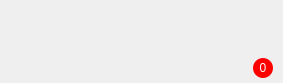
<?xml version="1.0" encoding="UTF-8"?>
<ui version="4.0">
 <class>ChatListItemDlg</class>
 <widget class="QWidget" name="ChatListItemDlg">
  <property name="geometry">
   <rect>
    <x>0</x>
    <y>0</y>
    <width>283</width>
    <height>83</height>
   </rect>
  </property>
  <property name="maximumSize">
   <size>
    <width>283</width>
    <height>83</height>
   </size>
  </property>
  <property name="windowTitle">
   <string>Form</string>
  </property>
  <property name="styleSheet">
   <string notr="true">QLabel{
	background:transparent;
}

#label_unreadnum{
	border-radius:10px;
	background-color: rgb(255, 0, 0);
	color: rgb(255, 255, 255);
}</string>
  </property>
  <layout class="QHBoxLayout" name="horizontalLayout_4">
   <property name="spacing">
    <number>0</number>
   </property>
   <property name="leftMargin">
    <number>0</number>
   </property>
   <property name="topMargin">
    <number>0</number>
   </property>
   <property name="rightMargin">
    <number>0</number>
   </property>
   <property name="bottomMargin">
    <number>0</number>
   </property>
   <item>
    <widget class="QWidget" name="widget_4" native="true">
     <layout class="QHBoxLayout" name="horizontalLayout_3">
      <property name="spacing">
       <number>0</number>
      </property>
      <property name="leftMargin">
       <number>0</number>
      </property>
      <property name="topMargin">
       <number>0</number>
      </property>
      <property name="rightMargin">
       <number>0</number>
      </property>
      <property name="bottomMargin">
       <number>0</number>
      </property>
      <item>
       <widget class="QLabel" name="label_head">
        <property name="minimumSize">
         <size>
          <width>50</width>
          <height>50</height>
         </size>
        </property>
        <property name="maximumSize">
         <size>
          <width>50</width>
          <height>50</height>
         </size>
        </property>
        <property name="text">
         <string/>
        </property>
       </widget>
      </item>
     </layout>
    </widget>
   </item>
   <item>
    <widget class="QWidget" name="widget_3" native="true">
     <property name="minimumSize">
      <size>
       <width>210</width>
       <height>0</height>
      </size>
     </property>
     <property name="maximumSize">
      <size>
       <width>210</width>
       <height>16777215</height>
      </size>
     </property>
     <layout class="QVBoxLayout" name="verticalLayout">
      <property name="spacing">
       <number>0</number>
      </property>
      <property name="leftMargin">
       <number>0</number>
      </property>
      <property name="topMargin">
       <number>0</number>
      </property>
      <property name="rightMargin">
       <number>0</number>
      </property>
      <property name="bottomMargin">
       <number>0</number>
      </property>
      <item>
       <widget class="QWidget" name="widget" native="true">
        <layout class="QHBoxLayout" name="horizontalLayout">
         <property name="spacing">
          <number>0</number>
         </property>
         <property name="leftMargin">
          <number>0</number>
         </property>
         <property name="topMargin">
          <number>0</number>
         </property>
         <property name="rightMargin">
          <number>0</number>
         </property>
         <property name="bottomMargin">
          <number>0</number>
         </property>
         <item>
          <widget class="QLabel" name="label_name">
           <property name="text">
            <string/>
           </property>
          </widget>
         </item>
         <item>
          <widget class="QLabel" name="label_time">
           <property name="text">
            <string/>
           </property>
          </widget>
         </item>
        </layout>
       </widget>
      </item>
      <item>
       <widget class="QWidget" name="widget_2" native="true">
        <layout class="QHBoxLayout" name="horizontalLayout_2">
         <property name="spacing">
          <number>0</number>
         </property>
         <property name="leftMargin">
          <number>0</number>
         </property>
         <property name="topMargin">
          <number>20</number>
         </property>
         <property name="rightMargin">
          <number>10</number>
         </property>
         <property name="bottomMargin">
          <number>5</number>
         </property>
         <item>
          <widget class="QLabel" name="label_message">
           <property name="text">
            <string/>
           </property>
          </widget>
         </item>
         <item>
          <widget class="QLabel" name="label_unreadnum">
           <property name="minimumSize">
            <size>
             <width>20</width>
             <height>20</height>
            </size>
           </property>
           <property name="maximumSize">
            <size>
             <width>20</width>
             <height>20</height>
            </size>
           </property>
           <property name="text">
            <string>0</string>
           </property>
           <property name="alignment">
            <set>Qt::AlignCenter</set>
           </property>
          </widget>
         </item>
        </layout>
       </widget>
      </item>
     </layout>
    </widget>
   </item>
  </layout>
 </widget>
 <resources/>
 <connections/>
</ui>
